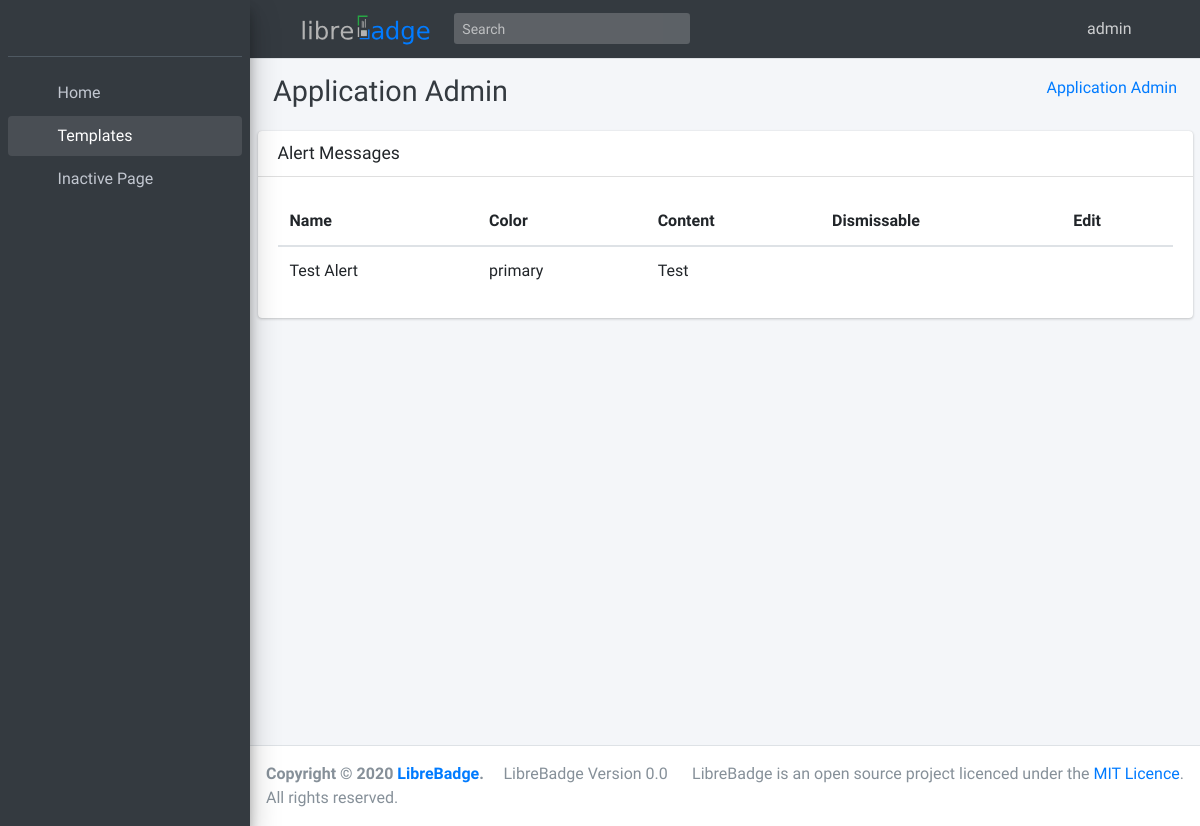
Page /applicationadmin/alertmessages/ (signed in) on the earlier database version.
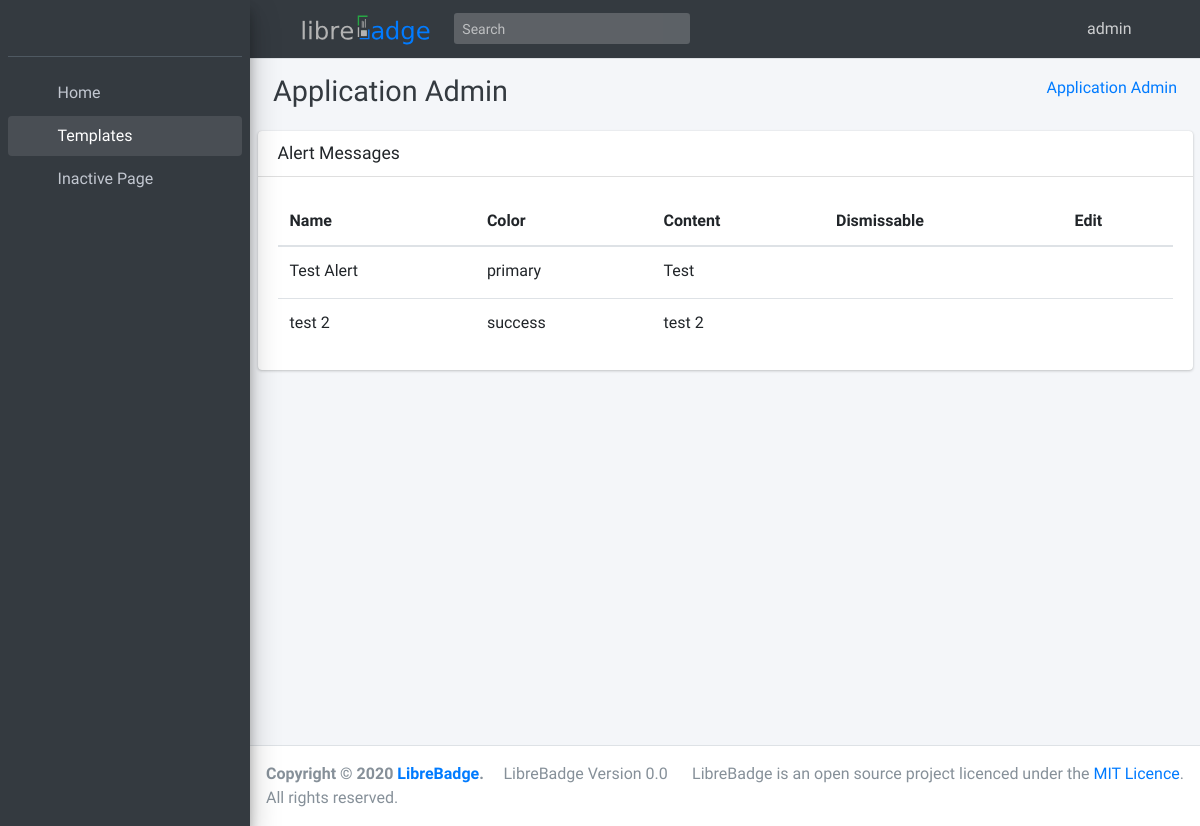
Same page on the later database version.
### LibreBadge/models.py (models this page shows, shortened)
class AlertMessage(models.Model):
    name = models.CharField(max_length=200)
    color = models.CharField(max_length=200, choices=[('success', 'green'), ('primary', 'blue'), ('warning', 'yellow'), ('danger', 'red'),])
    content = models.TextField()
    dismissable = models.BooleanField()

### LibreBadge/views/applicationadmin.py (the view)
# urls.py: url('applicationadmin/alertmessages/$', views.AlertMessageList.as_view(), name='AlertMessageList'),
class AlertMessageList(LoginRequiredMixin, ListView):
    template_name = "LibreBadge/applicationadmin/AlertMessage/alertMessageList.html"
    model = AlertMessage

### LibreBadge/templates/LibreBadge/applicationadmin/AlertMessage/alertMessageList.html (shortened to what this page needs)
{% extends 'LibreBadge/applicationadmin/tableBase.html' %}
{% block title %}
    Alert Messages
{% endblock %}
{% block tableHeader %}
    <th>Name</th>
    <th>Color</th>
    <th>Content</th>
    <th>Dismissable</th>
    <th>Edit</th>
{% endblock %}
{% block tableRow %}
    <td>{{ item.name }}</td>
    <td>{{ item.color }}</td>
    <td>{{ item.content|truncatechars:10 }}</td>
    <td>
        {% if item.dismissable == True %}
        <span class="fas fa-check text-success"></span>
        {% endif %}
    </td>
    <td><a href="{% url 'LibreBadge:AlertMessageUpdate' pk=item.pk%}"><span style="font-size: 1.5em;" class="fa fa-edit"></span></a> </td>
{% endblock %}

### LibreBadge/templates/LibreBadge/applicationadmin/tableBase.html
{% extends 'LibreBadge/applicationadmin/applicationadminbase.html' %}
{% block applicationadmincontent %}
<div class="card">
    <div class="card-header">
        <h3 class="card-title">{% block title %}{% endblock %}</h3>
    </div>
    <div class="card-body">
        <table class="table table-hover">
            <thead>
                <tr>
                    {% block tableHeader %}
                    {% endblock %}
                </tr>
            </thead>
            <tbody>
                {% for item in object_list %}
                <tr>
                    {% block tableRow %}
                    {% endblock %}
                </tr>
                {% endfor %}
            </tbody>
        </table>
    </div>
</div>
{% endblock %}

### LibreBadge/templates/LibreBadge/applicationadmin/applicationadminbase.html (shortened to what this page needs)
{% extends 'LibreBadge/base.html' %}
{% block maincontent %}
<div class="content-header">
    <div class="container-fluid">
        <div class="row mb-2">
            <div class="col-sm-6">
                <h1 class="m-0 text-dark">Application Admin</h1>
            </div>
            <div class="col-sm-6">
                <ol class="breadcrumb float-sm-right">
                    <li class="breadcrumb-item"><a href="{% url 'LibreBadge:applicationadmin' %}">Application Admin</a></li>
                </ol>
            </div>
        </div>
    </div>
</div>
{% block applicationadmincontent %}{% endblock %}
{% endblock %}

### LibreBadge/templates/LibreBadge/base.html (shortened to what this page needs)
<!DOCTYPE html>
{% load static %}
<html>
<head>
  <link rel="stylesheet" href="{% static 'LibreBadge/plugins/fontawesome-free/css/all.min.css' %}">
  <link rel="stylesheet" href="{% static 'LibreBadge/dist/css/adminlte.min.css' %}">
</head>
<body class="hold-transition sidebar-mini">
  <div id="app" class="wrapper">
    {% include 'LibreBadge/components/navbar.html' %}
    {% include 'LibreBadge/components/sidebar.html' %}
    <div class="content-wrapper">
      <div class="container-fluid">
        {% block maincontent %}{% endblock %}
      </div>
    </div>
    {% include 'LibreBadge/components/footer.html' %}
  </div>
</body>
</html>

### LibreBadge/templates/LibreBadge/components/navbar.html (shortened to what this page needs)
<nav class="main-header navbar navbar-expand navbar-black navbar-dark">
    {% load static %}
    <ul class="navbar-nav">
        <li class="nav-item">
            <a class="nav-link" data-widget="pushmenu" href="#" role="button"><i class="fas fa-bars"></i></a>
        </li>
        <a class="navbar-brand" href="{% url 'LibreBadge:index' %}"><img
                src="{% static 'LibreBadge/librebadge-text.svg' %}" height="30"></a>
    </ul>
    <form class="form-inline ml-3">
        <div class="input-group input-group-sm">
            <input class="form-control form-control-navbar" type="search" placeholder="Search" aria-label="Search">
            <div class="input-group-append">
                <button class="btn btn-navbar" type="submit">
                    <i class="fas fa-search"></i>
                </button>
            </div>
        </div>
    </form>
    <ul class="navbar-nav ml-auto">
        <li class="nav-item dropdown">
            <a class="nav-link" data-toggle="dropdown" href="#">
                <i class="fas fa-user"></i>&nbsp;
                <span class="">{{ user.username }}</span>
            </a>
        </li>
        <li class="nav-item">
            <a class="nav-link" href="{% url 'admin:index' %}" role="button"><i class="fas fa-cog"></i></a>
        </li>
    </ul>
</nav>

### LibreBadge/templates/LibreBadge/components/sidebar.html (shortened to what this page needs)
<aside class="main-sidebar sidebar-dark-primary elevation-4">
    {% load static %}
    <div class="sidebar">
        <div class="user-panel mt-3 pb-3 mb-3 d-flex">
            <br>
        </div>
        <nav class="mt-2">
            <ul class="nav nav-pills nav-sidebar flex-column" data-widget="treeview" role="menu" data-accordion="false">
                <li class="nav-item">
                    {% url 'LibreBadge:index' as url %}
                    <a href="{{ url }}" class="nav-link {% if request.path == url %}active{% endif %}">
                        <i class="nav-icon fas fa-home"></i>
                        <p>
                            Home
                        </p>
                    </a>
                </li>
                <li class="nav-item has-treeview menu-open">
                    {% url 'LibreBadge:production' slug="" as url %}
                    <a href="#" class="nav-link {% if request.path == url %}active{% endif %}">
                        <i class="nav-icon far fa-id-card"></i>
                        <p>
                            Templates
                            <i class="right fas fa-angle-left"></i>
                        </p>
                    </a>
                    <ul class="nav nav-treeview">
                        <li class="nav-item">
                            <a href="#" class="nav-link">
                                <i class="far fa-circle nav-icon"></i>
                                <p>Inactive Page</p>
                            </a>
                        </li>
                    </ul>
                </li>
            </ul>
        </nav>
    </div>
</aside>

### LibreBadge/templates/LibreBadge/components/footer.html
<footer class="main-footer noprint">
    <div class="float-right d-none d-sm-inline">
    LibreBadge Version 0.0 &emsp; LibreBadge is an open source project licenced under the <a href="https://github.com/LibreBadge/LibreBadge/blob/master/LICENSE">MIT Licence</a>.    </div>
    <strong>Copyright &copy; 2020 <a href="https://librebadge.com">LibreBadge</a>.</strong> All rights reserved.
</footer>

Differences in the rows shown:
added AlertMessage: name "test 2", color "success", content "test 2", dismissable True (drawn)
